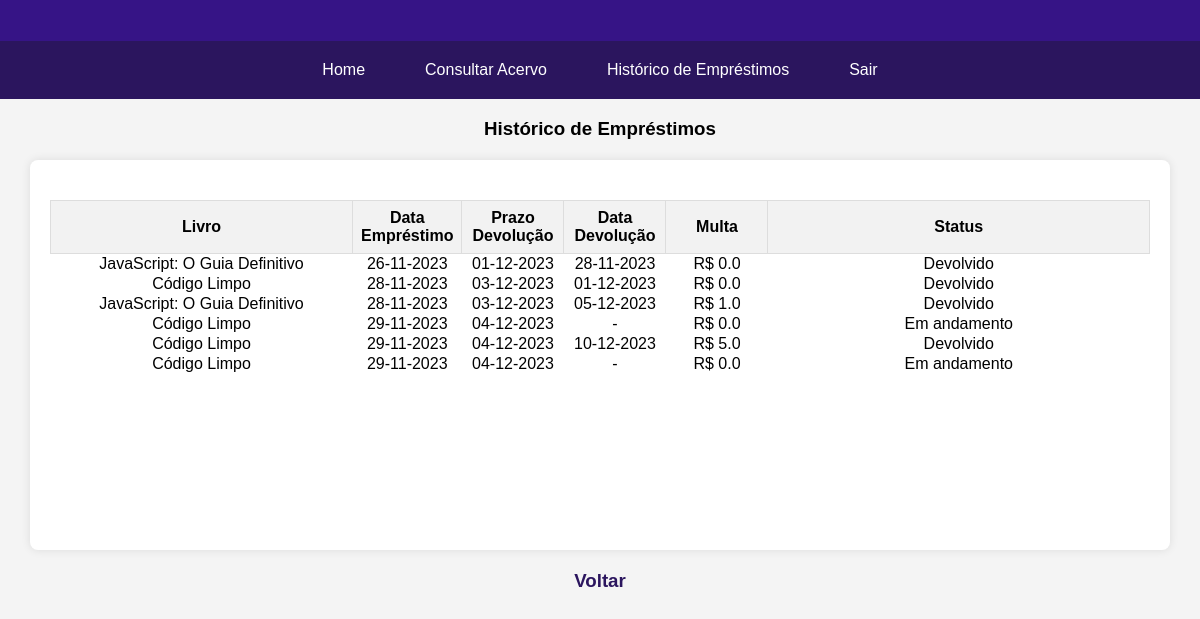
Screenshot of /usuario/historico (signed in) with the database file from the repository.
### app.py (models this page shows)
class Emprestimo(db.Model):
    id = db.Column(db.Integer, primary_key=True)
    usuario_id = db.Column(db.Integer, db.ForeignKey('usuario.id'), nullable=False)
    livro_id = db.Column(db.Integer, db.ForeignKey('livro.id'), nullable=False)
    data_emprestimo = db.Column(db.DateTime, default=datetime.utcnow)
    prazo_devolucao = db.Column(db.DateTime, default=datetime.utcnow() + timedelta(days=5))
    data_devolucao = db.Column(db.DateTime)
    multa = db.Column(db.Float, default=0.0)
    finalizado = db.Column(db.Boolean)
    usuario = db.relationship('Usuario', backref=db.backref('emprestimos', lazy=True))
    livro = db.relationship('Livro', backref=db.backref('emprestimos', lazy=True))

class Livro(db.Model):
    id = db.Column(db.Integer, primary_key=True)
    isbn = db.Column(db.String(20), unique = True, nullable = False)
    titulo = db.Column(db.String(200), nullable=False)
    autor = db.Column(db.String(100), nullable=False)
    editora = db.Column(db.String(200), nullable=False)
    ano = db.Column(db.String(100), nullable=False)
    disponivel = db.Column(db.Boolean, default=True)
    quantidade_exemplares = db.Column(db.Integer, nullable=False)

### app.py (the view)
@app.route('/usuario/historico')
def emprestimos_usuario():
    usuario_id = session.get('usuario_id') #obtem o id do usuario autenticado.
    if not usuario_id:
        flash('Faça o login para visualizar os empréstimos.')
        return redirect('/')
    usuario = Usuario.query.get(usuario_id)
    if usuario:
        emprestimos = usuario.emprestimos
        return render_template('historico_usuario.html', emprestimos=emprestimos)
    else:
        flash('Usuário não encontrado.')
        return redirect('/')

### templates/historico_usuario.html (shortened to what this page needs)
<!DOCTYPE html>
<html lang="en">
<head>
    <link rel="stylesheet" href="/static/historico_usuario.css">
</head>
<body>
    <header>
    </header>
    <nav>
        <a href="/usuario">Home</a>
        <a href="/usuario/acervo">Consultar Acervo</a>
        <a href="/usuario/historico">Histórico de Empréstimos</a>
        <a href="/">Sair</a>
    </nav>
    <h3>Histórico de Empréstimos</h3>
    {% if emprestimos %}
        <div>
            <table>
                <thead>
                    <tr>
                        <th>Livro</th>
                        <th>Data Empréstimo</th>
                        <th>Prazo Devolução</th>
                        <th>Data Devolução</th>
                        <th>Multa</th>
                        <th>Status</th>
                    </tr>
                </thead>
                <tbody>
                    {% for emprestimo in emprestimos %}
                        <tr>
                            <td class="titulo">{{ emprestimo.livro.titulo }}</td>
                            <td class="emprestimo">{{ emprestimo.data_emprestimo.strftime('%d-%m-%Y') }}</td>
                            <td class="prazo">{{ emprestimo.prazo_devolucao.strftime('%d-%m-%Y') }}</td>
                            <td class="devolucao">{{ emprestimo.data_devolucao.strftime('%d-%m-%Y') if emprestimo.data_devolucao else '-' }}</td>
                            <td class="multa">R$ {{ emprestimo.multa }}</td>
                            <td>{{ 'Devolvido' if emprestimo.finalizado else 'Em andamento' }}</td>
                        </tr>
                    {% endfor %}
                </tbody>
            </table>
        </div>
    {% else %}
        <p class="mensagem">Nenhum empréstimo realizado.</p>
    {% endif %}
    <h3><a href="/usuario">Voltar</a></h3>
</body>
</html>

### static/historico_usuario.css (style rules this page uses)
body { font-family: 'Arial', sans-serif; background-color: #f4f4f4; margin: 0; padding: 0; }
header { background-color: #361486; color: #fff; padding: 10px 0; text-align: center; }
nav { display: flex; justify-content: center; background-color: #2b155e; padding: 10px 0; }
nav a { color: #fff; text-decoration: none; padding: 10px 20px; margin: 0 10px; border-radius: 4px; }
div { max-width: 1100px; height: 350px; margin: 20px auto; background-color: #fff; padding: 20px; box-shadow: 0 0 10px rgba(0, 0, 0, 0.1); border-radius: 8px; overflow-y:scroll; }
.titulo { width: 300px; }
.emprestimo, .prazo, .devolucao, .multa { width: 100px; }
h3 { text-align: center; }
a { text-decoration: none; color: #2b155e; }
table { width: 100%; border-collapse: collapse; margin-top: 20px; }
th { background-color: #f2f2f2; border: 1px solid #dddddd; text-align: center; padding: 8px; }
td { text-align: center; }

### rows the page displays
Emprestimo: livro.titulo "JavaScript: O Guia Definitivo", data_emprestimo "26-11-2023", prazo_devolucao "01-12-2023", data_devolucao "28-11-2023", multa "0.0", finalizado "Devolvido"
Emprestimo: livro.titulo "Código Limpo", data_emprestimo "28-11-2023", prazo_devolucao "03-12-2023", data_devolucao "01-12-2023", multa "0.0", finalizado "Devolvido"
Emprestimo: livro.titulo "JavaScript: O Guia Definitivo", data_emprestimo "28-11-2023", prazo_devolucao "03-12-2023", data_devolucao "05-12-2023", multa "1.0", finalizado "Devolvido"
Emprestimo: livro.titulo "Código Limpo", data_emprestimo "29-11-2023", prazo_devolucao "04-12-2023", data_devolucao "-", multa "0.0", finalizado "Em andamento"
Emprestimo: livro.titulo "Código Limpo", data_emprestimo "29-11-2023", prazo_devolucao "04-12-2023", data_devolucao "10-12-2023", multa "5.0", finalizado "Devolvido"
Emprestimo: livro.titulo "Código Limpo", data_emprestimo "29-11-2023", prazo_devolucao "04-12-2023", data_devolucao "-", multa "0.0", finalizado "Em andamento"
